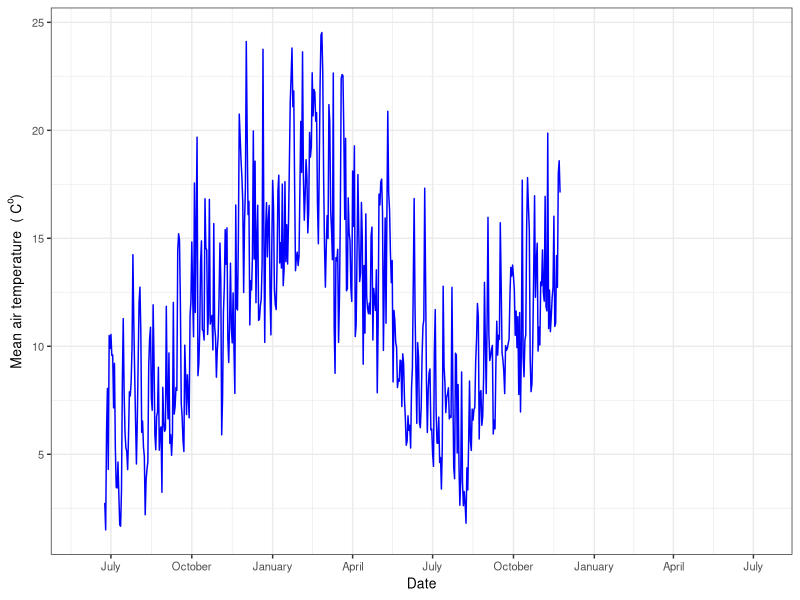

The R source for this figure: (Note: this script raises an error after producing the figure.)
## ---- chunk 1
library(tidyr)
library (dplyr)
library (ggplot2)
library (lubridate)
library (scales)
## ---- chunk 2

setwd("C:\\Users\\EdCarmen\\Documents\\CarmenProjects2016\\GitSubclover\\Iv2_SoilAirTemp")
getwd()
#read soil and Air data 
df_file <- read.table("SoilTemp.txt", header=TRUE)
df_Air <- read.table("RawWeaIv2.txt", header=TRUE)

head(df_file)
head (df_Air)
#keep this scirpt for the real weather data

str(df_Air)


## ---- chunk 3


g1<- df_file %>%
  mutate(Date = dmy(Date))%>% #(need to reformat date here)
  #filter(year %in% 2015:2017) %>%
  group_by(Date) %>%
 summarise_each(funs(mean)) %>%
  ggplot(aes(x=Date, y= TempSoil10mm))  +
  #geom_point(colour= "darkblue", alpha=0.2) +
  geom_line(colour= "brown")+
  #stat_smooth(level = 0.9, size = 1, colour="white") + 
  theme_bw() +
  xlab("Date") + 
  ylab(expression(Mean~soil~temperature~~"( "*C^"o"*")"))+
  theme(text = element_text(size=10))+
  scale_x_date(date_breaks = "3 month", 
                 date_labels = "%B",
                 limits = as.Date(c('2015-06-01','2017-07-07')))



## ---- chunk 4


 df_Air %>%
  mutate(Date = dmy(Date))%>% #(need to reformat date here)
  #filter(year %in% 2015:2017) %>%
  group_by(Date) %>%
  summarise_each(funs(mean))%>%
  ggplot(aes(x=Date, y= MeanTt))  +
  #geom_point(colour= "darkblue", alpha=0.2) +
  geom_line(colour= "blue")+
  #stat_smooth(level = 0.9, size = 1, colour="white") + 
  theme_bw() +
  xlab("Date") + 
  theme(text = element_text(size=10))+
  ylab(expression(Mean~air~temperature~~"( "*C^"o"*")"))+
  scale_x_date(date_breaks = "3 month", 
                 date_labels = "%B",
                 limits = as.Date(c('2015-06-01','2017-07-07')))




## ---- chunk 5
g2 <-df_Air %>%
  mutate(Date = dmy(Date))%>% #(need to reformat date here)
  #filter(year %in% 2015:2017) %>%
  group_by(Date) %>%
  summarise_each(funs(mean))%>%
  ggplot(aes(x=Date, y= MeanTt))  +
  #geom_point(colour= "darkblue", alpha=0.2) +
  geom_line(colour= "blue")+
  #stat_smooth(level = 0.9, size = 1, colour="white") + 
  theme_bw() +
 xlab("Date") + 
  ylab(expression(Mean~air~temperature~~"( "*C^"o"*")"))+
  theme(text = element_text(size=10))+
  scale_x_date(date_breaks = "3 month", 
                 date_labels = "%B",
                 limits = as.Date(c('2015-06-01','2017-07-07'))) 


## ---- chunk 6


grid.arrange(g2, g1)
